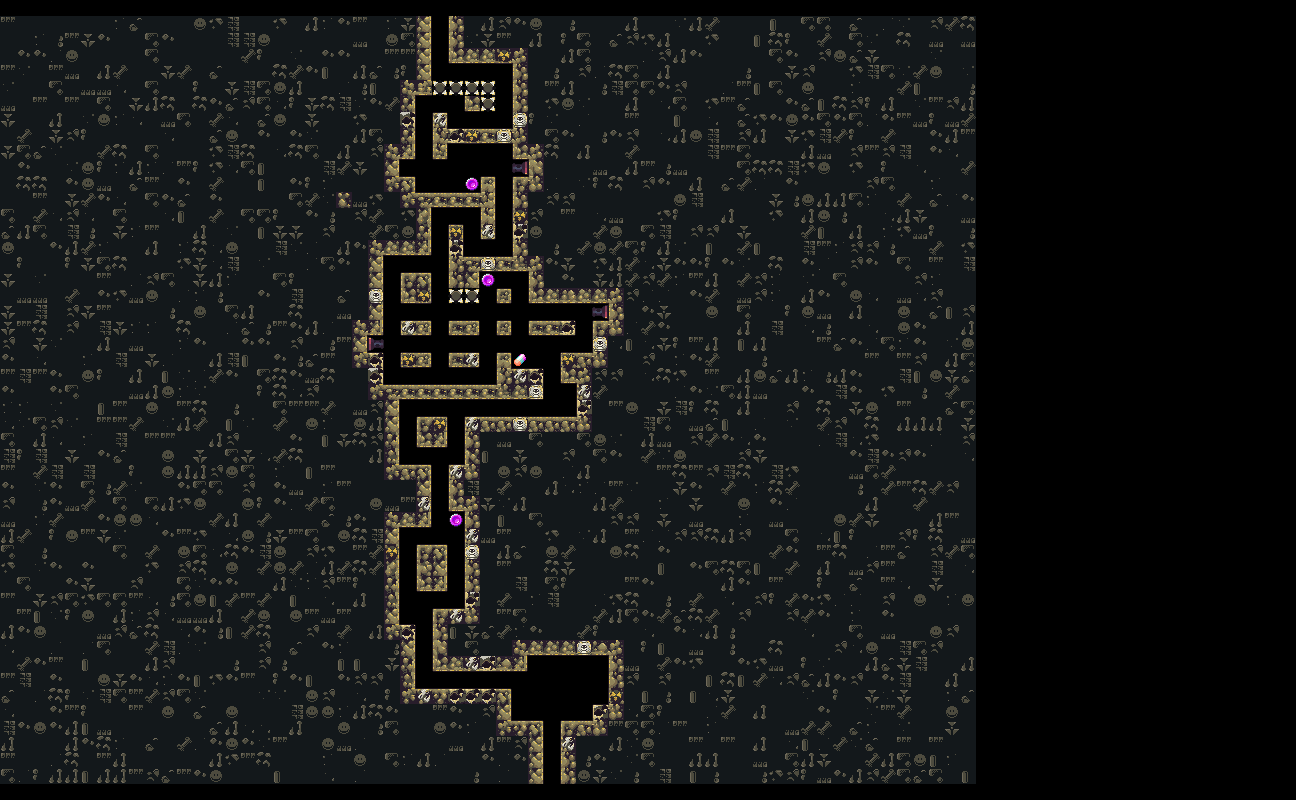

Tiled map render using the project's own tile images. Description and the map definition, with tile-layer contents summarised, below:
An orthogonal 81x50 tile map with 16x16 px tiles, 5 tile layers (Prototype, Obstacles, Background, Layout, ...), 3 tilesets and 109 objects (95x Sprinkle, 3x Coin, 2x Factory_FireCannon02, 2x Radiation_StaticSpike08, 2x Radiation_StaticSpike15, ...).

<map version="1.11" tiledversion="1.11.0" orientation="orthogonal" renderorder="right-down" width="81" height="50" tilewidth="16" tileheight="16" infinite="0" nextlayerid="74" nextobjectid="241365">
 <properties>
  <property name="IgnoreLock" type="bool" value="false" />
 </properties>
 <tileset firstgid="1" source="../../../Tilemap/Bioms/Factory_Tilemap.tsx" />
 <tileset firstgid="2476" source="../../../Tilemap/Enemies/Factory_MultitileObjects.tsx" />
 <tileset firstgid="2851" source="../../../Tilemap/Bioms/Radiation_Tilemap.tsx" />
 <group id="2" name="Input">
  <layer id="6" name="Prototype" width="81" height="50">
   <properties>
    <property name="unity:SortingLayer" value="Prototype" />
   </properties>
   <data>[4050 cells, 2751 non-empty, 4 distinct tile ids]</data>
  </layer>
  <layer id="44" name="Obstacles" width="81" height="50">
   <properties>
    <property name="unity:SortingLayer" value="Obstacles" />
   </properties>
   <data>[4050 cells, 8 non-empty, 5 distinct tile ids]</data>
  </layer>
 </group>
 <group id="3" name="Output">
  <group id="11" name="Output_Hazards">
   <objectgroup id="47" name="Hazard20" tintcolor="#ffffff">
    <properties>
     <property name="unity:SortingLayer" value="Hazard20" />
    </properties>
   </objectgroup>
   <objectgroup id="48" name="Hazard19" tintcolor="#ffffff">
    <properties>
     <property name="unity:SortingLayer" value="Hazard19" />
    </properties>
   </objectgroup>
   <objectgroup id="49" name="Hazard18" tintcolor="#ffffff">
    <properties>
     <property name="unity:SortingLayer" value="Hazard18" />
    </properties>
   </objectgroup>
   <objectgroup id="50" name="Hazard17" tintcolor="#ffffff">
    <properties>
     <property name="unity:SortingLayer" value="Hazard17" />
    </properties>
   </objectgroup>
   <objectgroup id="51" name="Hazard16" tintcolor="#ffffff">
    <properties>
     <property name="unity:SortingLayer" value="Hazard16" />
    </properties>
   </objectgroup>
   <objectgroup id="52" name="Hazard15" tintcolor="#ffffff">
    <properties>
     <property name="unity:SortingLayer" value="Hazard15" />
    </properties>
   </objectgroup>
   <objectgroup id="53" name="Hazard14" tintcolor="#ffffff">
    <properties>
     <property name="unity:SortingLayer" value="Hazard14" />
    </properties>
   </objectgroup>
   <objectgroup id="54" name="Hazard13" tintcolor="#ffffff">
    <properties>
     <property name="unity:SortingLayer" value="Hazard13" />
    </properties>
   </objectgroup>
   <objectgroup id="55" name="Hazard12" tintcolor="#ffffff">
    <properties>
     <property name="unity:SortingLayer" value="Hazard12" />
    </properties>
   </objectgroup>
   <objectgroup id="56" name="Hazard11" tintcolor="#ffffff">
    <properties>
     <property name="unity:SortingLayer" value="Hazard11" />
    </properties>
   </objectgroup>
   <objectgroup id="57" name="Hazard10" tintcolor="#ffffff">
    <properties>
     <property name="unity:SortingLayer" value="Hazard10" />
    </properties>
   </objectgroup>
   <objectgroup id="58" name="Hazard09" tintcolor="#ffffff">
    <properties>
     <property name="unity:SortingLayer" value="Hazard09" />
    </properties>
   </objectgroup>
   <objectgroup id="59" name="Hazard08" tintcolor="#ffffff">
    <properties>
     <property name="unity:SortingLayer" value="Hazard08" />
    </properties>
   </objectgroup>
   <objectgroup id="60" name="Hazard07" tintcolor="#ffffff">
    <properties>
     <property name="unity:SortingLayer" value="Hazard07" />
    </properties>
   </objectgroup>
   <objectgroup id="61" name="Hazard06" tintcolor="#ffffff">
    <properties>
     <property name="unity:SortingLayer" value="Hazard06" />
    </properties>
   </objectgroup>
   <objectgroup id="62" name="Hazard05" tintcolor="#ffffff">
    <properties>
     <property name="unity:SortingLayer" value="Hazard05" />
    </properties>
   </objectgroup>
   <objectgroup id="63" name="Hazard04" tintcolor="#ffffff">
    <properties>
     <property name="unity:SortingLayer" value="Hazard04" />
    </properties>
   </objectgroup>
   <objectgroup id="64" name="Hazard03" tintcolor="#ffffff">
    <properties>
     <property name="unity:SortingLayer" value="Hazard03" />
    </properties>
   </objectgroup>
   <objectgroup id="65" name="Hazard02" tintcolor="#ffffff">
    <properties>
     <property name="unity:SortingLayer" value="Hazard02" />
    </properties>
   </objectgroup>
   <objectgroup id="66" name="Hazard01" tintcolor="#ffffff">
    <properties>
     <property name="unity:SortingLayer" value="Hazard01" />
    </properties>
   </objectgroup>
   <objectgroup id="67" name="Hazard00" tintcolor="#ffffff">
    <properties>
     <property name="unity:SortingLayer" value="Hazard00" />
    </properties>
   </objectgroup>
   <objectgroup id="68" name="Dropper" tintcolor="#ffffff">
    <properties>
     <property name="unity:SortingLayer" value="Dropper" />
    </properties>
   </objectgroup>
   <objectgroup id="69" name="Smallbot" tintcolor="#ffffff">
    <properties>
     <property name="unity:SortingLayer" value="Smallbot" />
    </properties>
   </objectgroup>
   <objectgroup id="70" name="Fireball" tintcolor="#ffffff">
    <properties>
     <property name="unity:SortingLayer" value="Fireball" />
    </properties>
   </objectgroup>
   <objectgroup id="42" name="Buzzsaw">
    <properties>
     <property name="unity:SortingLayer" value="Buzzsaw" />
    </properties>
   </objectgroup>
   <objectgroup id="41" name="FireCannon">
    <properties>
     <property name="unity:SortingLayer" value="FireCannon" />
    </properties>
    <object id="241351" name="FireCannon" type="Factory_FireCannon00" gid="1916" x="368" y="352" width="16" height="16">
     <properties>
      <property name="prefabName" type="file" value="../../../../Prefabs/Enemy/FireCannon/00Factory/Factory_FireCannon00.prefab" />
     </properties>
    </object>
    <object id="241352" name="FireCannon" type="Factory_FireCannon02" gid="1922" x="512" y="176" width="16" height="16">
     <properties>
      <property name="prefabName" type="file" value="../../../../Prefabs/Enemy/FireCannon/00Factory/Factory_FireCannon02.prefab" />
     </properties>
    </object>
    <object id="241353" name="FireCannon" type="Factory_FireCannon02" gid="1922" x="592" y="320" width="16" height="16">
     <properties>
      <property name="prefabName" type="file" value="../../../../Prefabs/Enemy/FireCannon/00Factory/Factory_FireCannon02.prefab" />
     </properties>
    </object>
   </objectgroup>
   <objectgroup id="40" name="Slamblock">
    <properties>
     <property name="unity:SortingLayer" value="Slamblock" />
    </properties>
   </objectgroup>
   <objectgroup id="14" name="HiddenSpike">
    <properties>
     <property name="unity:SortingLayer" value="HiddenSpike" />
    </properties>
   </objectgroup>
   <objectgroup id="13" name="StaticSpike">
    <properties>
     <property name="unity:SortingLayer" value="StaticSpike" />
    </properties>
    <object id="241358" name="StaticSpike" type="Radiation_StaticSpike08" gid="4011" x="432" y="96" width="16" height="16">
     <properties>
      <property name="prefabeName" type="file" value="../../../../Prefabs/Enemy/StaticSpike/02Radiation/Radiation_StaticSpike08.prefab" />
     </properties>
    </object>
    <object id="241359" name="StaticSpike" type="Radiation_StaticSpike08" gid="4011" x="448" y="96" width="16" height="16">
     <properties>
      <property name="prefabeName" type="file" value="../../../../Prefabs/Enemy/StaticSpike/02Radiation/Radiation_StaticSpike08.prefab" />
     </properties>
    </object>
    <object id="241360" name="StaticSpike" type="Radiation_StaticSpike21" gid="4017" x="464" y="96" width="16" height="16">
     <properties>
      <property name="prefabeName" type="file" value="../../../../Prefabs/Enemy/StaticSpike/02Radiation/Radiation_StaticSpike21.prefab" />
     </properties>
    </object>
    <object id="241361" name="StaticSpike" type="Radiation_StaticSpike13" gid="4079" x="480" y="96" width="16" height="16">
     <properties>
      <property name="prefabeName" type="file" value="../../../../Prefabs/Enemy/StaticSpike/02Radiation/Radiation_StaticSpike13.prefab" />
     </properties>
    </object>
    <object id="241362" name="StaticSpike" type="Radiation_StaticSpike07" gid="4207" x="448" y="304" width="16" height="16">
     <properties>
      <property name="prefabeName" type="file" value="../../../../Prefabs/Enemy/StaticSpike/02Radiation/Radiation_StaticSpike07.prefab" />
     </properties>
    </object>
    <object id="241363" name="StaticSpike" type="Radiation_StaticSpike15" gid="4211" x="480" y="112" width="16" height="16">
     <properties>
      <property name="prefabeName" type="file" value="../../../../Prefabs/Enemy/StaticSpike/02Radiation/Radiation_StaticSpike15.prefab" />
     </properties>
    </object>
    <object id="241364" name="StaticSpike" type="Radiation_StaticSpike15" gid="4211" x="464" y="304" width="16" height="16">
     <properties>
      <property name="prefabeName" type="file" value="../../../../Prefabs/Enemy/StaticSpike/02Radiation/Radiation_StaticSpike15.prefab" />
     </properties>
    </object>
   </objectgroup>
  </group>
  <group id="32" name="Output_Items">
   <objectgroup id="71" name="Item00" tintcolor="#ffffff">
    <properties>
     <property name="unity:SortingLayer" value="Item00" />
    </properties>
   </objectgroup>
   <objectgroup id="72" name="Star" tintcolor="#ffffff">
    <properties>
     <property name="unity:SortingLayer" value="Star" />
    </properties>
   </objectgroup>
   <objectgroup id="73" name="Key" tintcolor="#ffffff">
    <properties>
     <property name="unity:SortingLayer" value="Key" />
    </properties>
   </objectgroup>
   <objectgroup id="43" name="PowerUp">
    <properties>
     <property name="unity:SortingLayer" value="PowerUp" />
    </properties>
    <object id="241354" name="PowerUp" type="PowerUpManager" gid="43" x="512" y="368" width="16" height="16">
     <properties>
      <property name="prefabName" type="file" value="../../../../Prefabs/PowerUps/PowerUpManager.prefab" />
     </properties>
    </object>
   </objectgroup>
   <objectgroup id="39" name="Sprinkle">
    <properties>
     <property name="unity:SortingLayer" value="Sprinkle" />
    </properties>
    <object id="241256" name="Sprinkle" type="Sprinkle" gid="175" x="432" y="32" width="16" height="16">
     <properties>
      <property name="Probability" type="float" value="1" />
      <property name="prefabName" type="file" value="../../../../Prefabs/Items/Sprinkle.prefab" />
     </properties>
    </object>
    <object id="241257" name="Sprinkle" type="Sprinkle" gid="175" x="432" y="48" width="16" height="16">
     <properties>
      <property name="Probability" type="float" value="1" />
      <property name="prefabName" type="file" value="../../../../Prefabs/Items/Sprinkle.prefab" />
     </properties>
    </object>
    <object id="241258" name="Sprinkle" type="Sprinkle" gid="175" x="432" y="64" width="16" height="16">
     <properties>
      <property name="Probability" type="float" value="1" />
      <property name="prefabName" type="file" value="../../../../Prefabs/Items/Sprinkle.prefab" />
     </properties>
    </object>
    <object id="241259" name="Sprinkle" type="Sprinkle" gid="175" x="480" y="80" width="16" height="16">
     <properties>
      <property name="Probability" type="float" value="1" />
      <property name="prefabName" type="file" value="../../../../Prefabs/Items/Sprinkle.prefab" />
     </properties>
    </object>
    <object id="241260" name="Sprinkle" type="Sprinkle" gid="175" x="496" y="96" width="16" height="16">
     <properties>
      <property name="Probability" type="float" value="1" />
      <property name="prefabName" type="file" value="../../../../Prefabs/Items/Sprinkle.prefab" />
     </properties>
    </object>
    <object id="241261" name="Sprinkle" type="Sprinkle" gid="175" x="416" y="112" width="16" height="16">
     <properties>
      <property name="Probability" type="float" value="1" />
      <property name="prefabName" type="file" value="../../../../Prefabs/Items/Sprinkle.prefab" />
     </properties>
    </object>
    <object id="241262" name="Sprinkle" type="Sprinkle" gid="175" x="432" y="112" width="16" height="16">
     <properties>
      <property name="Probability" type="float" value="1" />
      <property name="prefabName" type="file" value="../../../../Prefabs/Items/Sprinkle.prefab" />
     </properties>
    </object>
    <object id="241263" name="Sprinkle" type="Sprinkle" gid="175" x="496" y="112" width="16" height="16">
     <properties>
      <property name="Probability" type="float" value="1" />
      <property name="prefabName" type="file" value="../../../../Prefabs/Items/Sprinkle.prefab" />
     </properties>
    </object>
    <object id="241264" name="Sprinkle" type="Sprinkle" gid="175" x="416" y="128" width="16" height="16">
     <properties>
      <property name="Probability" type="float" value="1" />
      <property name="prefabName" type="file" value="../../../../Prefabs/Items/Sprinkle.prefab" />
     </properties>
    </object>
    <object id="241265" name="Sprinkle" type="Sprinkle" gid="175" x="416" y="144" width="16" height="16">
     <properties>
      <property name="Probability" type="float" value="1" />
      <property name="prefabName" type="file" value="../../../../Prefabs/Items/Sprinkle.prefab" />
     </properties>
    </object>
    <object id="241266" name="Sprinkle" type="Sprinkle" gid="175" x="496" y="160" width="16" height="16">
     <properties>
      <property name="Probability" type="float" value="1" />
      <property name="prefabName" type="file" value="../../../../Prefabs/Items/Sprinkle.prefab" />
     </properties>
    </object>
    <object id="241267" name="Sprinkle" type="Sprinkle" gid="175" x="400" y="176" width="16" height="16">
     <properties>
      <property name="Probability" type="float" value="1" />
      <property name="prefabName" type="file" value="../../../../Prefabs/Items/Sprinkle.prefab" />
     </properties>
    </object>
    <object id="241268" name="Sprinkle" type="Sprinkle" gid="175" x="416" y="176" width="16" height="16">
     <properties>
      <property name="Probability" type="float" value="1" />
      <property name="prefabName" type="file" value="../../../../Prefabs/Items/Sprinkle.prefab" />
     </properties>
    </object>
    <object id="241269" name="Sprinkle" type="Sprinkle" gid="175" x="432" y="176" width="16" height="16">
     <properties>
      <property name="Probability" type="float" value="1" />
      <property name="prefabName" type="file" value="../../../../Prefabs/Items/Sprinkle.prefab" />
     </properties>
    </object>
    <object id="241270" name="Sprinkle" type="Sprinkle" gid="175" x="448" y="176" width="16" height="16">
     <properties>
      <property name="Probability" type="float" value="1" />
      <property name="prefabName" type="file" value="../../../../Prefabs/Items/Sprinkle.prefab" />
     </properties>
    </object>
    <object id="241271" name="Sprinkle" type="Sprinkle" gid="175" x="432" y="192" width="16" height="16">
     <properties>
      <property name="Probability" type="float" value="1" />
      <property name="prefabName" type="file" value="../../../../Prefabs/Items/Sprinkle.prefab" />
     </properties>
    </object>
    <object id="241272" name="Sprinkle" type="Sprinkle" gid="175" x="496" y="192" width="16" height="16">
     <properties>
      <property name="Probability" type="float" value="1" />
      <property name="prefabName" type="file" value="../../../../Prefabs/Items/Sprinkle.prefab" />
     </properties>
    </object>
    <object id="241273" name="Sprinkle" type="Sprinkle" gid="175" x="496" y="208" width="16" height="16">
     <properties>
      <property name="Probability" type="float" value="1" />
      <property name="prefabName" type="file" value="../../../../Prefabs/Items/Sprinkle.prefab" />
     </properties>
    </object>
    <object id="241274" name="Sprinkle" type="Sprinkle" gid="175" x="432" y="224" width="16" height="16">
     <properties>
      <property name="Probability" type="float" value="1" />
      <property name="prefabName" type="file" value="../../../../Prefabs/Items/Sprinkle.prefab" />
     </properties>
    </object>
    <object id="241275" name="Sprinkle" type="Sprinkle" gid="175" x="448" y="224" width="16" height="16">
     <properties>
      <property name="Probability" type="float" value="1" />
      <property name="prefabName" type="file" value="../../../../Prefabs/Items/Sprinkle.prefab" />
     </properties>
    </object>
    <object id="241276" name="Sprinkle" type="Sprinkle" gid="175" x="464" y="224" width="16" height="16">
     <properties>
      <property name="Probability" type="float" value="1" />
      <property name="prefabName" type="file" value="../../../../Prefabs/Items/Sprinkle.prefab" />
     </properties>
    </object>
    <object id="241277" name="Sprinkle" type="Sprinkle" gid="175" x="496" y="224" width="16" height="16">
     <properties>
      <property name="Probability" type="float" value="1" />
      <property name="prefabName" type="file" value="../../../../Prefabs/Items/Sprinkle.prefab" />
     </properties>
    </object>
    <object id="241278" name="Sprinkle" type="Sprinkle" gid="175" x="464" y="240" width="16" height="16">
     <properties>
      <property name="Probability" type="float" value="1" />
      <property name="prefabName" type="file" value="../../../../Prefabs/Items/Sprinkle.prefab" />
     </properties>
    </object>
    <object id="241279" name="Sprinkle" type="Sprinkle" gid="175" x="496" y="240" width="16" height="16">
     <properties>
      <property name="Probability" type="float" value="1" />
      <property name="prefabName" type="file" value="../../../../Prefabs/Items/Sprinkle.prefab" />
     </properties>
    </object>
    <object id="241280" name="Sprinkle" type="Sprinkle" gid="175" x="464" y="256" width="16" height="16">
     <properties>
      <property name="Probability" type="float" value="1" />
      <property name="prefabName" type="file" value="../../../../Prefabs/Items/Sprinkle.prefab" />
     </properties>
    </object>
    <object id="241281" name="Sprinkle" type="Sprinkle" gid="175" x="400" y="272" width="16" height="16">
     <properties>
      <property name="Probability" type="float" value="1" />
      <property name="prefabName" type="file" value="../../../../Prefabs/Items/Sprinkle.prefab" />
     </properties>
    </object>
    <object id="241282" name="Sprinkle" type="Sprinkle" gid="175" x="384" y="288" width="16" height="16">
     <properties>
      <property name="Probability" type="float" value="1" />
      <property name="prefabName" type="file" value="../../../../Prefabs/Items/Sprinkle.prefab" />
     </properties>
    </object>
    </objectgroup>
   <objectgroup id="34" name="Coin">
    <properties>
     <property name="unity:SortingLayer" value="Coin" />
    </properties>
    <!-- 3 objects omitted --></objectgroup>
  </group>
  <layer id="9" name="Background" width="81" height="50">
   <properties>
    <property name="unity:SortingLayer" value="Background" />
   </properties>
   <data>[4050 cells, 2509 non-empty, 21 distinct tile ids]</data>
  </layer>
  <layer id="8" name="Layout" width="81" height="50">
   <properties>
    <property name="unity:SortingLayer" value="Layout" />
    <property name="unity:Tag" value="Wall" />
   </properties>
   <data>[4050 cells, 226 non-empty, 69 distinct tile ids]</data>
  </layer>
  <layer id="46" name="Details" width="81" height="50">
   <properties>
    <property name="unity:SortingLayer" value="Details" />
   </properties>
   <data>[4050 cells, 0 non-empty, 0 distinct tile ids]</data>
  </layer>
 </group>
</map>
<!-- 71 of 109 objects omitted -->
